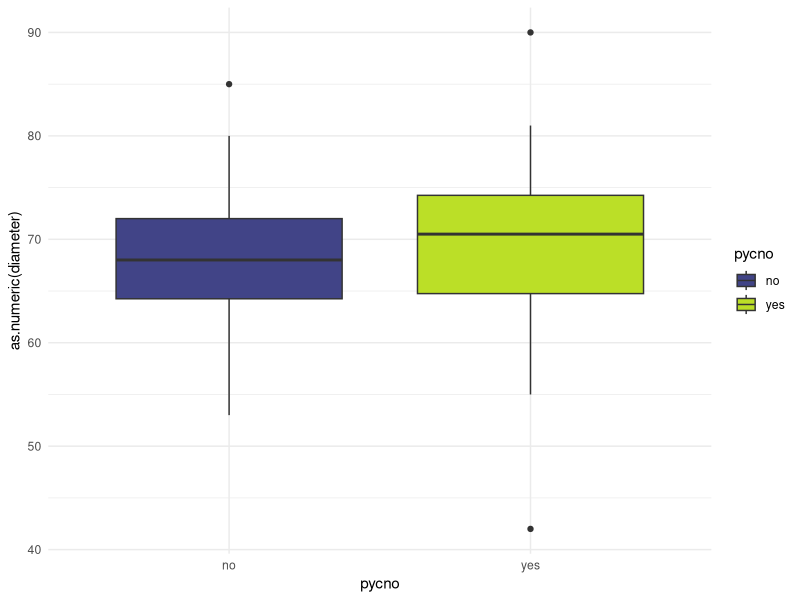
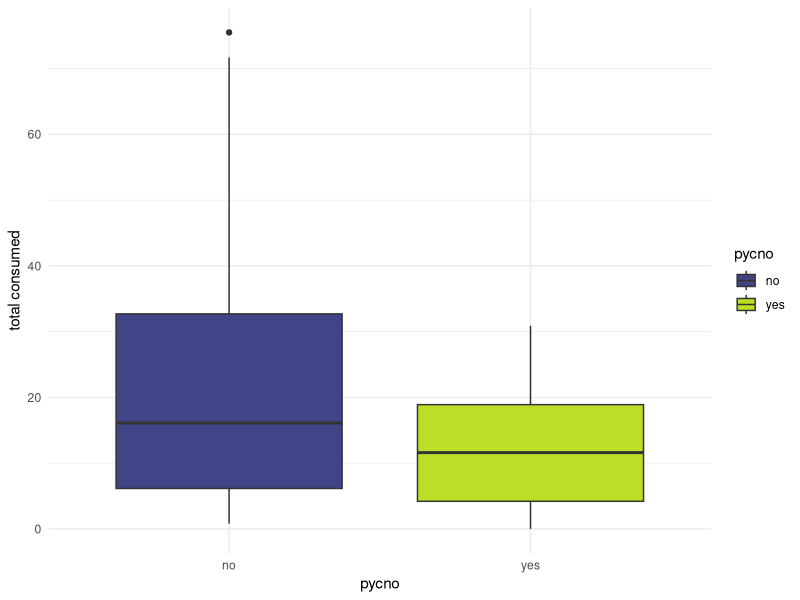
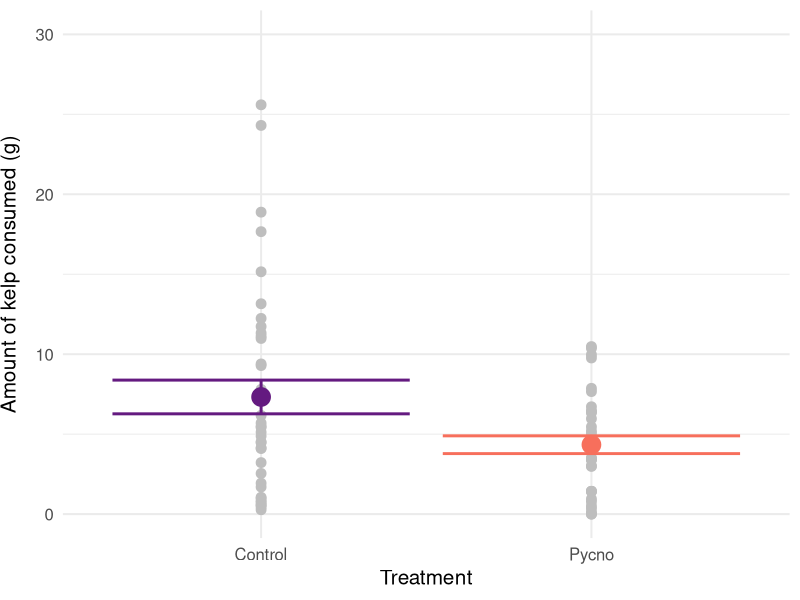
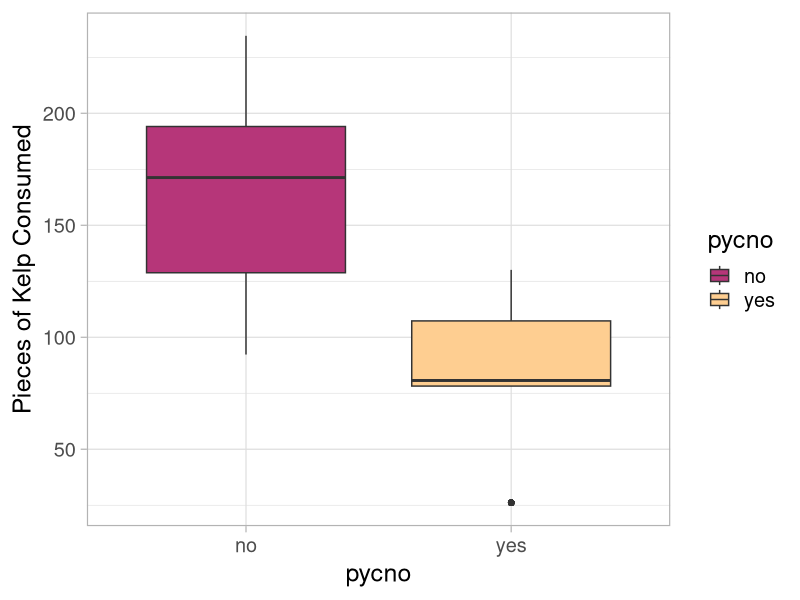
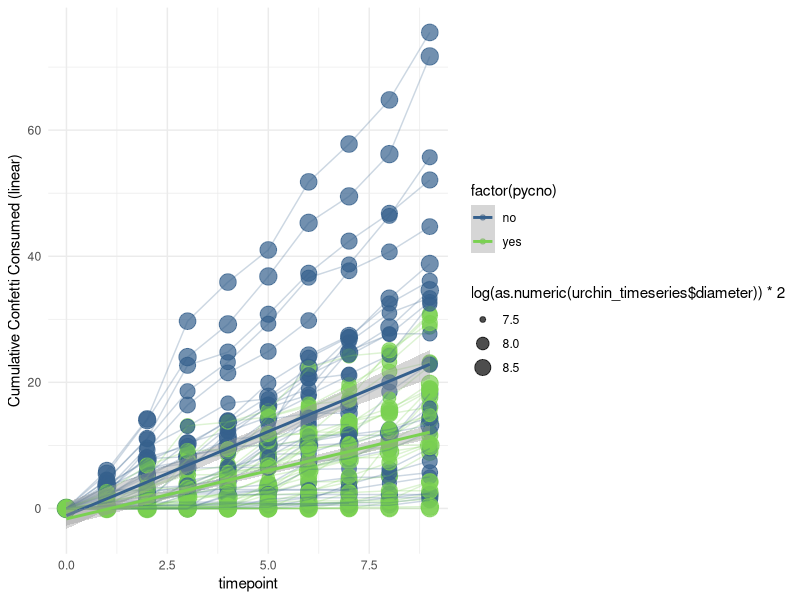

R code for these plots, in order: (Note: this script raises an error after producing the figures.)
#++++++++++++++++++++++++++++++++++++++++++++++++++++++++++++++++++++++++++++++++++
#                                                                                ##
# Urchin-Pycno fear feeding trials                                               ##
# Data are current as of 2020-09-18                                              ##
# Data source: Ross Whippo - UO/OIMB                                             ##
# R code prepared by Ross Whippo                                                 ##
# Last updated 2022-06-15                                                       ##
#                                                                                ##
#++++++++++++++++++++++++++++++++++++++++++++++++++++++++++++++++++++++++++++++++++

# SUMMARY:


# Required Files (check that script is loading latest version):
# urchin_fear_feeding_pycno-trial-1.csv

# Associated Scripts:
# NA

# TO DO

# split change in consumption analysis into first half/second half

# +++++++++++++++++++++++++++++++++++++++++++++++++++++++++++++++++++++++++++++++++
# TABLE OF CONTENTS                                                            ####
#                                                                                 +
# RECENT CHANGES TO SCRIPT                                                        +
# LOAD PACKAGES                                                                   +
# READ IN AND PREPARE DATA                                                        +
# MANIPULATE DATA                                                                 +
#                                                                                 +
#++++++++++++++++++++++++++++++++++++++++++++++++++++++++++++++++++++++++++++++++++

#++++++++++++++++++++++++++++++++++++++++++++++++++++++++++++++++++++++++++++++++++
# RECENT CHANGES TO SCRIPT                                                     ####
#++++++++++++++++++++++++++++++++++++++++++++++++++++++++++++++++++++++++++++++++++

# 2020-09-15 Script created
# 2022-06-15 Added change in consumption analysis

#++++++++++++++++++++++++++++++++++++++++++++++++++++++++++++++++++++++++++++++++++
# LOAD PACKAGES                                                                ####
#++++++++++++++++++++++++++++++++++++++++++++++++++++++++++++++++++++++++++++++++++

library(tidyverse)
library(viridis)
library(nlme)
library(lme4)
library(vegan)
library(ggpubr)

#++++++++++++++++++++++++++++++++++++++++++++++++++++++++++++++++++++++++++++++++++
# READ IN AND PREPARE DATA                                                     ####
#++++++++++++++++++++++++++++++++++++++++++++++++++++++++++++++++++++++++++++++++++

urchin_fear_pycno <-
  read_csv('Data/2020/urchin_fear_feeding_pycno-trial-1.csv')
# dataset with bucket treatment removed:
#urchin_fear_pycno <- urchin_fear_pycno %>%
#  filter(treatment != 'bucket')


#++++++++++++++++++++++++++++++++++++++++++++++++++++++++++++++++++++++++++++++++++
# MANIPULATE DATA - VISUALIZATIONS                                             ####
#++++++++++++++++++++++++++++++++++++++++++++++++++++++++++++++++++++++++++++++++++

# mean confetti consumed across all urchins per treatment

# combine trial and bin to prevent combining urchins across trials
urchin_fear_pycno <-
  unite(urchin_fear_pycno,
        'ID',
        trial,
        bin,
        sep = "_",
        remove = FALSE)

per_urchin_consumed_total <- urchin_fear_pycno %>%
  group_by(trial, bin, tank, ID, pycno) %>%
  summarise(`total consumed` = sum(consumed)) %>%
  ungroup()



# urchin sizes
urchin_size <- urchin_fear_pycno %>%
  filter(timepoint == 0)
urchin_size$diameter <- as.numeric(urchin_size$diameter)
size_plot <- ggplot(
  urchin_size, aes(x = pycno, y = as.numeric(diameter), fill = pycno)) +
  geom_boxplot() +
  scale_fill_viridis(discrete = TRUE,
                     begin = 0.2,
                     end = 0.9) +
  theme_minimal(); size_plot

summary(urchin_size$diameter)
t.test(diameter ~ pycno, data = urchin_size)

# total consumed by each urchin across all trials

per_urchin_consumed_total %>%
  ggplot(aes(x = pycno, y = `total consumed`, fill = pycno)) +
  geom_boxplot() +
  scale_fill_viridis(discrete = TRUE, begin = 0.2, end = 0.9) +
  theme_minimal()


# FOR FHL TALK
# total consumed per urchin across all trials with standard error
per_urchin_consumed_total %>%
  mutate(`total consumed` = `total consumed` * 0.339) %>%
  mutate(Treatment = ifelse(pycno == 'yes', "Pycno", "Control")) %>%
  ggplot(aes(x = Treatment, y = `total consumed`, color = Treatment)) + 
  geom_point(col = "grey", size = 3) +
  scale_color_viridis(discrete = TRUE,
                      begin = 0.3,
                      end = 0.7,
                      option = "magma") +
  stat_summary(
    geom = "point",
    fun = "mean",
    size = 6,
    shape = 19
  ) +
  geom_errorbar(stat="summary", fun.data="mean_se", size = 1) +
  ylim(0, 30) +
  labs(y = "Amount of kelp consumed (g)", x = "Treatment") +
  theme_minimal(base_size = 15) +
  theme(axis.title.y = element_text(vjust = 3)) +
  theme(legend.position = "none") 



per_trial_pycno <- per_urchin_consumed_total %>%
  filter(pycno == "yes")
summary(per_trial_pycno$`total consumed`)
sd(per_trial_pycno$`total consumed`)

per_trial_empty <- per_urchin_consumed_total %>%
  filter(pycno == "no")
summary(per_trial_empty$`total consumed`)
sd(per_trial_empty$`total consumed`)

# amount consumed per timepoint
timepoint_consumed_plot <- ggplot(urchin_fear_pycno, aes(x = pycno, y = consumed, fill = pycno)) +
  geom_boxplot() +
  scale_fill_viridis(discrete = TRUE,
                     begin = 0.2,
                     end = 0.9) +
  theme_minimal()

per_timepoint_pycno <- urchin_fear_pycno %>%
  filter(pycno == "yes")
summary(per_timepoint_pycno$consumed)
sd(per_timepoint_pycno$consumed)

per_timepoint_empty <- urchin_fear_pycno %>%
  filter(pycno == "no")
summary(per_timepoint_empty$consumed)
sd(per_timepoint_empty$consumed)


urchin_timeseries <- urchin_fear_pycno %>%
  unite("datetime", date:time, sep = " ")

urchin_timeseries$datetime <-
  as.POSIXlt(urchin_timeseries$datetime)

timeseries_bar <- ggplot(urchin_timeseries, aes(
  x = as.POSIXct(datetime),
  y = consumed,
  fill = pycno
)) +
  geom_col() +
  scale_fill_viridis(discrete = TRUE,
                     begin = 0.2,
                     end = 0.9) +
  facet_wrap( ~ pycno)

# cumulative total consumed by trial

urchin_time <- urchin_timeseries %>%
  group_by(trial, pycno) %>%
  mutate(tot_consumed = sum(consumed))
  



# TOTAL CONSUMED overall BOXPLOT
theme_set(theme_light(base_size = 18))


urchin_time %>%
    ggplot(aes(x = pycno, y = tot_consumed, fill = pycno)
  ) +
    geom_boxplot() +
    scale_fill_viridis(discrete = TRUE,
                       begin = 0.5,
                       end = 0.9,
                       option = "magma") +
    labs(y = "Pieces of Kelp Consumed")
  
urchin_time %>%
  group_by(pycno, trial) %>%
  summarise(total = sum(consumed)) %>%
  summarise(mean(total))
  
# ALGAE CONSUMED USING BIOMASS MEASUREMENTS CONFETTI WEIGHTS

# Algal consumption plots

# based on field notes from 2020-09-13 - confetti diameter = 21mm

# > pi*((2.1/2)^2)
# [1] 3.463606

confetti_weights <- read_csv("Data/2020/confetti_weights.csv", 
                             col_types = cols(trial = col_character()))
confetti_weights <- confetti_weights %>%
  rename("beforeafter" = "before-after")

# is weight different before and after? 
weightmix <- lme(weight_mg ~ beforeafter, random = ~1|trial/tank, data = confetti_weights)
summary(weightmix)
weightmix
anova(weightmix)


confetti_weights %>%
  filter(beforeafter == "before") %>%
  summarise(mean(weight_mg))

confetti_weights %>%
  filter(beforeafter == "after") %>%
  summarise(mean(weight_mg))

#  A tibble: 1 x 1
# `mean(weight_mg)`
# <dbl>
#   1              339.

# > 339/3.463606
# [1] 97.87487 mg per square cm
# each piece of confetti ~ 339mg or .339 g

mean(confetti_weights$weight_mg)

  
  
    
  per_exp_pycno <- urchin_time %>%
    select(-datetime) %>%
    filter(pycno == "yes")
  summary(per_exp_pycno$tot_consumed)
  sd(per_exp_pycno$tot_consumed)
  
  per_exp_empty <- urchin_time %>%
    select(-datetime) %>%
    filter(pycno == "no")
  summary(per_exp_empty$tot_consumed)
  sd(per_exp_pycno$tot_consumed)
  
  
  # change unknown diameters to 61
  
  urchin_timeseries$diameter <- urchin_timeseries$diameter %>%
    recode("nd" = "61")
  
  theme_set(theme_light(base_size = 18))
  
  ggplot(
    urchin_timeseries %>%
      group_by(pycno, ID) %>%
      mutate(cc = cumsum(consumed)),
    aes(
      x = timepoint, # as.POSIXct(datetime),
      y = cc,
      color = factor(pycno)
    )
  ) +
    scale_color_viridis(discrete = TRUE,
                        begin = 0.3,
                        end = 0.8) +
    geom_point(aes(size = log(as.numeric(
      urchin_timeseries$diameter
    )) * 2), alpha = 0.7) +
    geom_line(aes(group = ID), alpha = 0.25) +
    geom_smooth(method = "lm") +
    theme_minimal() +
    scale_y_continuous(name = "Cumulative Confetti Consumed (linear)")
  
  # with scaled time points
  urchin_timeseries$hours <- urchin_timeseries$timepoint %>%
    recode(
      '0' = 0,
      '1' = 3,
      '2' = 9,
      '3' = 21,
      '4' = 27,
      '5' = 33,
      '6' = 45,
      '7' = 51,
      '8' = 57,
      '9' = 69
    )
  

  
  hour_line 

  
  
  
  
# THIS IS THE CUMULATIVE CONFETTI FIGURE:
theme_set(theme_light(base_size = 18))  
  
ggplot(
    urchin_timeseries %>%
      group_by(pycno, ID) %>%
      mutate(cc = cumsum(consumed)),
    aes(
      x = hours, # as.POSIXct(datetime),
      y = cc,
      color = pycno
    )
  ) +
    scale_color_viridis(discrete = TRUE,
                        begin = 0.5,
                        end = 0.9,
                        option = "magma") +
    geom_point(size = 5) +
    geom_line(aes(group = ID), alpha = 0.25) +
    geom_smooth(method = "lm", size = 2) +
    scale_y_continuous(name = "Pieces of Kelp Consumed")

# cumulative confetti with mean per time point

# FOR FHL TALK

urchin_timeseries %>%
  group_by(pycno, ID) %>%
  mutate(cc = cumsum(consumed) * 0.339) %>%
  mutate(Treatment = ifelse(pycno == 'yes', "Pycno", "Control")) %>%
  ggplot(aes(x = hours, y = cc, color = Treatment)) +
  scale_color_viridis(discrete = TRUE,
                      begin = 0.3,
                      end = 0.7,
                      option = "magma") +
  geom_line(aes(group = ID), alpha = 0.3) +
  stat_summary(
    geom = "point",
    fun = "mean",
    size = 4,
    shape = 19
  ) +
  geom_errorbar(stat="summary", fun.data="mean_se", size = 1) +
  scale_y_continuous(name = "Amount of kelp consumed (g)") + 
  theme_minimal(base_size = 15) +
  theme(legend.position = "top") 




  
# a model based on this data:

mod_1 <- lm(`total consumed` ~ pycno, data = per_urchin_consumed_total)
summary(mod_1)
mod_1

t.test(`total consumed` ~ pycno, data = per_urchin_consumed_total)


  # mean number of confetti consumed per time point per treatment

theme_set(theme_light(base_size = 18))    

ggplot(urchin_timeseries, aes(x = pycno, y = consumed, fill = pycno)) +
    scale_fill_viridis(discrete = TRUE,
                       begin = 0.5,
                       end = 0.9,
                       option = "magma") +
    geom_boxplot() +
    facet_grid(. ~ hours) +
  scale_y_continuous(name = "Pieces of Kelp Consumed") +
  theme(axis.text.x=element_blank())
  
  
  
  # total confetti eaten per treatment
  urchin_fear_pycno %>%
    group_by(treatment) %>%
    summarise(sum(consumed))
  
  # total confetti eaten per urchin per treatment and plot
  perurchin <- urchin_fear_pycno %>%
    group_by(pycno, ID) %>%
    summarise(total = sum(consumed))
  
  theme_set(theme_light(base_size = 18))
  
  # function to make SE in boxplot
  MinMeanSEMMax <- function(x) {
    v <- c(min(x), mean(x) - sd(x)/sqrt(length(x)), mean(x), mean(x) + sd(x)/sqrt(length(x)), max(x))
    names(v) <- c("ymin", "lower", "middle", "upper", "ymax")
    v
  }
  
  
  
 perurchin %>%
    ggplot(aes(x = pycno, y = total*341, fill = pycno)
    ) +
   stat_summary(fun.data=MinMeanSEMMax, geom="boxplot") + 
    scale_fill_viridis(discrete = TRUE,
                       begin = 0.5,
                       end = 0.9,
                       option = "magma") +
    labs(y = "Estimated Kelp Consumed (mg)")
  
# calculating total change in consumption across trials
  timepoint_consumption_change <- urchin_fear_pycno %>%
    group_by(ID, pycno) %>%
    summarise(change = diff(consumed))      
# average change per treatment
  timepoint_consumption_change %>%
    group_by(pycno) %>%
    summarise(mean_change = mean(change))

# t.test for mean increase in consumption across timepoints by treatment
  t.test(change ~ pycno, data = timepoint_consumption_change)
  
  
  
  
  
  # DUMMY DATA
ID <- c(rep("A",7), rep("B", 7))
timepoint <- c(rep(seq(from = 0, to = 6),2))
set.seed(1234)
consumed <- sample.int(n = 6,
                       size = 14,
                       replace = TRUE)
df <- tibble(ID, timepoint, consumed)
df[1,3] <- 0
df[8,3] <- 0    
df    

df %>%
  group_by(ID) %>%
  summarise(diff(consumed))
  
    
    
    
    
  
  
  
  
  
  
  
  
#++++++++++++++++++++++++++++++++++++++++++++++++++++++++++++++++++++++++++++++++++
  # MANIPULATE DATA - STATS                                                      ####
  #++++++++++++++++++++++++++++++++++++++++++++++++++++++++++++++++++++++++++++++++++
  
  urchin_fear_mix_data <- urchin_fear_pycno %>%
    filter(timepoint != '0')
  
  # is total amount of confetti consumed per trial different between groups?
  t.test(`total consumed` ~ pycno, data = per_urchin_consumed_total)
  
  # is amount of confetti consumed per time point different between groups (w/size)?
  mix_1 <-
    lme(consumed ~ pycno, # + diameter,
        random = ~ timepoint | ID,
        data = urchin_fear_mix_data)
  mix_1
  anova(mix_1)
  
  # calculate slopes of consumption
  urchin_vals <-  urchin_timeseries %>%
    group_by(pycno, ID) %>%
    mutate(cc = cumsum(consumed))
  
  
  ############### COLLATED FIGURES
  
  Figure_1 <- ggarrange(size_plot, timepoint_consumed_plot, total_consumed_plot, total_box,
                           labels = c("A", "B", "C", "D"),
                           ncol = 2, nrow = 2,
                           common.legend = TRUE, legend = "right")
  annotate_figure(Figure_1, bottom = text_grob("Figure 1: Calcuated A) urchin test diameter across all trials, B) kelp 'confetti' consumed per urchin per timepoint, \n C) total kelp 'confetti' consumed per urchin across each trial, and D) total kelp 'confetti' consumed across all trials.", size = 10))
  # 
  
  ####
  #<<<<<<<<<<<<<<<<<<<<<<<<<<END OF SCRIPT>>>>>>>>>>>>>>>>>>>>>>>>#

# SCRATCH PAD ####
